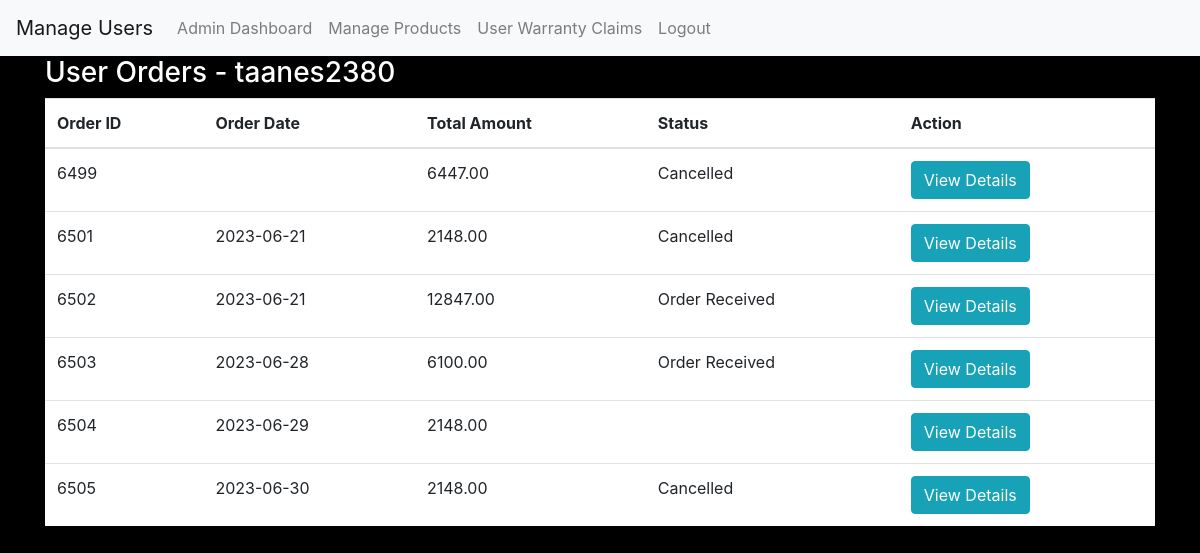
Before: /admin_user_orders.php?user_id=1 (signed in) with the older database file.
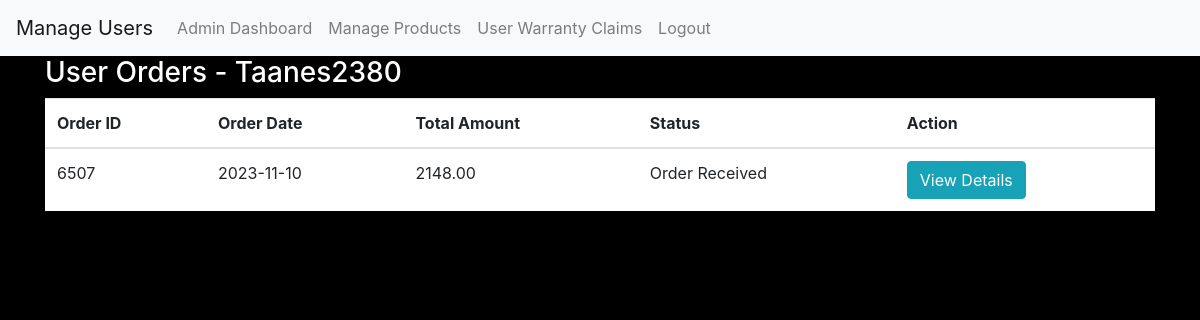
After: the same page with the newer database file.
### tables this page shows
CREATE TABLE `users` (
  `user_id` int(11) NOT NULL,
  `username` varchar(255) DEFAULT NULL,
  `email` varchar(255) DEFAULT NULL,
  `password` varchar(255) DEFAULT NULL,
  `profile_pic` varchar(255) DEFAULT NULL,
  `address` varchar(255) DEFAULT NULL,
  `phone_num` varchar(255) DEFAULT NULL,
  `registration_date` date DEFAULT NULL
);

CREATE TABLE `orders` (
  `order_id` int(11) NOT NULL,
  `user_id` int(11) DEFAULT NULL,
  `order_date` date DEFAULT current_timestamp(),
  `total_amount` decimal(10,2) DEFAULT NULL,
  `payment_status` varchar(255) DEFAULT NULL,
  `status` varchar(50) NOT NULL
);

### admin_user_orders.php (the view, shortened to what this page needs)
<?php
include "db_connection.php";
if (isset($_GET['user_id'])) {
    $user_id = $_GET['user_id'];
    $user_query = "SELECT * FROM users WHERE user_id = $user_id";
    $user_result = mysqli_query($conn, $user_query);
    $user = mysqli_fetch_assoc($user_result);
    if (!$user) {
        $error_message = "User not found.";
    } else {
        $orders_query = "SELECT * FROM orders WHERE user_id = $user_id";
        $orders_result = mysqli_query($conn, $orders_query);
        $orders = mysqli_fetch_all($orders_result, MYSQLI_ASSOC);
    }
} else {
    header("Location: admin_manage_users.php");
    exit();
}
?>
<!DOCTYPE html>
<html>
<head>
    <link rel="stylesheet" href="https://maxcdn.bootstrapcdn.com/bootstrap/4.5.2/css/bootstrap.min.css">
</head>
<body>
    <nav class="navbar navbar-expand-lg navbar-light bg-light">
    <a class="navbar-brand" href="admin_manage_users.php">Manage Users</a>
    <div class="collapse navbar-collapse" id="navbarNav">
        <ul class="navbar-nav">
            <li class="nav-item">
                <a class="nav-link" href="admin_dashboard.php">Admin Dashboard</a>
            </li>
            <li class="nav-item">
                <a class="nav-link" href="admin_manage_products.php">Manage Products</a>
            </li>
            <li class="nav-item">
                <a class="nav-link" href="admin_warrantyclaims.php">User Warranty Claims</a>
            </li>
            <li class="nav-item">
                <a class="nav-link" href="admin_logout.php">Logout</a>
            </li>
        </ul>
    </div>
</nav>
    <div class="container">
        <h3>User Orders - <?php echo $user['username']; ?></h3>
        <?php if (isset($error_message)) { ?>
            <div class="alert alert-danger"><?php echo $error_message; ?></div>
        <?php } else { ?>
            <?php if (empty($orders)) { ?>
                <p>No orders available for this user.</p>
            <?php } else { ?>
                <table class="table">
                    <thead>
                        <tr>
                            <th>Order ID</th>
                            <th>Order Date</th>
                            <th>Total Amount</th>
                            <th>Status</th>
                            <th>Action</th>
                        </tr>
                    </thead>
                    <tbody>
                        <?php foreach ($orders as $order) { ?>
                            <tr>
                                <td><?php echo $order['order_id']; ?></td>
                                <td><?php echo $order['order_date']; ?></td>
                                <td><?php echo $order['total_amount']; ?></td>
                                <td><?php echo $order['status']; ?></td>
                                <td><a href="admin_order_details.php?order_id=<?php echo $order['order_id']; ?>" class="btn btn-info">View Details</a></td>
                            </tr>
                        <?php } ?>
                    </tbody>
                </table>
            <?php } ?>
        <?php } ?>
    </div>
</body>
</html>

Changed rows visible on the page:
removed orders: order_id "6499", total_amount "6447.00", status "Cancelled"
removed orders: order_id "6501", order_date "2023-06-21", total_amount "2148.00", status "Cancelled"
removed orders: order_id "6502", order_date "2023-06-21", total_amount "12847.00", status "Order Received"
removed orders: order_id "6503", order_date "2023-06-28", total_amount "6100.00", status "Order Received"
removed orders: order_id "6504", order_date "2023-06-29", total_amount "2148.00"
removed orders: order_id "6505", order_date "2023-06-30", total_amount "2148.00", status "Cancelled"
changed users: username "taanes2380" → "Taanes2380"
added orders: order_id "6507", order_date "2023-11-10", total_amount "2148.00", status "Order Received"
